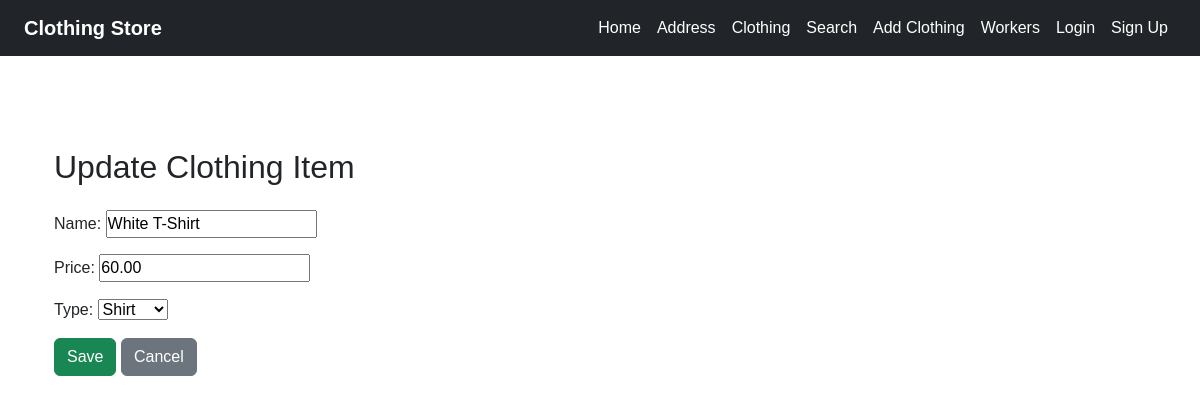
Page /clothing/update/1/ on the committed database.
### clothing/models.py (models this page shows, shortened)
class ClothingModel(models.Model):
    name = models.CharField(max_length=100)
    manufacturer = models.CharField(max_length=100)
    price = models.DecimalField(max_digits=8, decimal_places=2, validators=[MinValueValidator(0), MaxValueValidator(1000)])
    type = models.ForeignKey(TypeModel, on_delete=models.CASCADE,related_name='clothing_items')

class TypeModel(models.Model):
    name = models.CharField(max_length=100)
    def __str__(self):
        return self.name

### clothing/views.py (the view, shortened to what this page needs)
# urls.py: path('update/<int:pk>/', views.ClothingUpdateView.as_view(), name='update_clothing'),
class ClothingUpdateView(UpdateView):
    model=ClothingModel
    template_name='clothing/update_clothing.html'
    fields=['name','price','type']
    success_url=reverse_lazy('product_list')

### clothing/templates/clothing/update_clothing.html (shortened to what this page needs)
{% extends 'layout.html' %}
{% block content %}
<div class="container mt-5">
    <h2 class="mb-4">Update Clothing Item</h2>
    <form method="post">
        {{ form.as_p }}
        <button type="submit" class="btn btn-success">Save</button>
        <a href="{% url 'product_list' %}" class="btn btn-secondary">Cancel</a>
    </form>
</div>
{% endblock %}

### clothing_website/static/css/style.css (style rules this page uses)
* { margin: 0; padding: 0; box-sizing: border-box; }
body { font-family: Arial, sans-serif; }

### rows in the picture
ClothingModel: name "White T-Shirt", price "60.00", type "Shirt"
